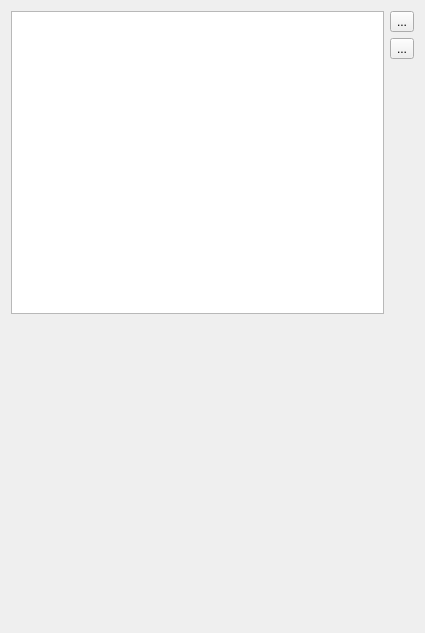
<?xml version="1.0" encoding="UTF-8"?>
<ui version="4.0">
 <class>QgsLightsWidget</class>
 <widget class="QWidget" name="QgsLightsWidget">
  <property name="geometry">
   <rect>
    <x>0</x>
    <y>0</y>
    <width>425</width>
    <height>633</height>
   </rect>
  </property>
  <property name="windowTitle">
   <string notr="true">Form</string>
  </property>
  <layout class="QVBoxLayout" name="verticalLayout">
   <item>
    <layout class="QHBoxLayout" name="horizontalLayout_2">
     <property name="topMargin">
      <number>0</number>
     </property>
     <item>
      <widget class="QListView" name="mLightsListView"/>
     </item>
     <item>
      <layout class="QVBoxLayout" name="verticalLayout_2">
       <property name="leftMargin">
        <number>0</number>
       </property>
       <item>
        <widget class="QToolButton" name="btnAddLight">
         <property name="text">
          <string>...</string>
         </property>
         <property name="popupMode">
          <enum>QToolButton::InstantPopup</enum>
         </property>
        </widget>
       </item>
       <item>
        <widget class="QToolButton" name="btnRemoveLight">
         <property name="text">
          <string>...</string>
         </property>
        </widget>
       </item>
       <item>
        <spacer name="verticalSpacer">
         <property name="orientation">
          <enum>Qt::Vertical</enum>
         </property>
         <property name="sizeHint" stdset="0">
          <size>
           <width>20</width>
           <height>40</height>
          </size>
         </property>
        </spacer>
       </item>
      </layout>
     </item>
    </layout>
   </item>
   <item>
    <widget class="QStackedWidget" name="mStackedWidget">
     <property name="currentIndex">
      <number>0</number>
     </property>
     <widget class="QWidget" name="page_2"/>
     <widget class="QWidget" name="mPagePointLight">
      <layout class="QGridLayout" name="gridLayout">
       <property name="leftMargin">
        <number>0</number>
       </property>
       <property name="topMargin">
        <number>0</number>
       </property>
       <property name="rightMargin">
        <number>0</number>
       </property>
       <property name="bottomMargin">
        <number>0</number>
       </property>
       <item row="3" column="0">
        <widget class="QLabel" name="label_3">
         <property name="text">
          <string>Z</string>
         </property>
        </widget>
       </item>
       <item row="0" column="1">
        <widget class="QgsDoubleSpinBox" name="spinPositionX">
         <property name="decimals">
          <number>1</number>
         </property>
         <property name="minimum">
          <double>-9999999.000000000000000</double>
         </property>
         <property name="maximum">
          <double>9999999.000000000000000</double>
         </property>
        </widget>
       </item>
       <item row="9" column="0">
        <widget class="QLabel" name="label_9">
         <property name="text">
          <string>&lt;html&gt;&lt;head/&gt;&lt;body&gt;&lt;p&gt;A&lt;span style=&quot; vertical-align:sub;&quot;&gt;2&lt;/span&gt;&lt;/p&gt;&lt;/body&gt;&lt;/html&gt;</string>
         </property>
        </widget>
       </item>
       <item row="5" column="1">
        <widget class="QgsDoubleSpinBox" name="spinIntensity">
         <property name="decimals">
          <number>2</number>
         </property>
         <property name="maximum">
          <double>999999.000000000000000</double>
         </property>
         <property name="singleStep">
          <double>0.100000000000000</double>
         </property>
        </widget>
       </item>
       <item row="7" column="0">
        <widget class="QLabel" name="label_7">
         <property name="text">
          <string>&lt;html&gt;&lt;head/&gt;&lt;body&gt;&lt;p&gt;A&lt;span style=&quot; vertical-align:sub;&quot;&gt;0&lt;/span&gt;&lt;/p&gt;&lt;/body&gt;&lt;/html&gt;</string>
         </property>
        </widget>
       </item>
       <item row="1" column="1" rowspan="2">
        <widget class="QgsDoubleSpinBox" name="spinPositionY">
         <property name="decimals">
          <number>1</number>
         </property>
         <property name="minimum">
          <double>-9999999.000000000000000</double>
         </property>
         <property name="maximum">
          <double>9999999.000000000000000</double>
         </property>
        </widget>
       </item>
       <item row="1" column="0" rowspan="2">
        <widget class="QLabel" name="label_2">
         <property name="text">
          <string>Y</string>
         </property>
        </widget>
       </item>
       <item row="3" column="1">
        <widget class="QgsDoubleSpinBox" name="spinPositionZ">
         <property name="decimals">
          <number>1</number>
         </property>
         <property name="minimum">
          <double>-9999999.000000000000000</double>
         </property>
         <property name="maximum">
          <double>9999999.000000000000000</double>
         </property>
        </widget>
       </item>
       <item row="4" column="1">
        <widget class="QgsColorButton" name="btnColor">
         <property name="sizePolicy">
          <sizepolicy hsizetype="Expanding" vsizetype="Fixed">
           <horstretch>0</horstretch>
           <verstretch>0</verstretch>
          </sizepolicy>
         </property>
         <property name="minimumSize">
          <size>
           <width>120</width>
           <height>0</height>
          </size>
         </property>
        </widget>
       </item>
       <item row="7" column="1">
        <widget class="QgsDoubleSpinBox" name="spinA0">
         <property name="maximum">
          <double>9.000000000000000</double>
         </property>
         <property name="singleStep">
          <double>0.100000000000000</double>
         </property>
        </widget>
       </item>
       <item row="8" column="1">
        <widget class="QgsDoubleSpinBox" name="spinA1">
         <property name="maximum">
          <double>9.000000000000000</double>
         </property>
         <property name="singleStep">
          <double>0.100000000000000</double>
         </property>
        </widget>
       </item>
       <item row="9" column="1">
        <widget class="QgsDoubleSpinBox" name="spinA2">
         <property name="maximum">
          <double>9.000000000000000</double>
         </property>
         <property name="singleStep">
          <double>0.100000000000000</double>
         </property>
        </widget>
       </item>
       <item row="5" column="0">
        <widget class="QLabel" name="label_4">
         <property name="text">
          <string>Intensity</string>
         </property>
        </widget>
       </item>
       <item row="8" column="0">
        <widget class="QLabel" name="label_8">
         <property name="text">
          <string>&lt;html&gt;&lt;head/&gt;&lt;body&gt;&lt;p&gt;A&lt;span style=&quot; vertical-align:sub;&quot;&gt;1&lt;/span&gt;&lt;/p&gt;&lt;/body&gt;&lt;/html&gt;</string>
         </property>
        </widget>
       </item>
       <item row="4" column="0">
        <widget class="QLabel" name="label_5">
         <property name="text">
          <string>Color</string>
         </property>
        </widget>
       </item>
       <item row="0" column="0">
        <widget class="QLabel" name="label">
         <property name="text">
          <string>X</string>
         </property>
        </widget>
       </item>
       <item row="6" column="0" colspan="2">
        <widget class="QLabel" name="label_6">
         <property name="text">
          <string>&lt;html&gt;&lt;head/&gt;&lt;body&gt;&lt;p&gt;Attenuation (A&lt;span style=&quot; vertical-align:sub;&quot;&gt;0&lt;/span&gt;+A&lt;span style=&quot; vertical-align:sub;&quot;&gt;1&lt;/span&gt;&amp;times;D+A&lt;span style=&quot; vertical-align:sub;&quot;&gt;2&lt;/span&gt;&amp;times;D&lt;span style=&quot; vertical-align:super;&quot;&gt;2&lt;/span&gt;)&lt;/p&gt;&lt;/body&gt;&lt;/html&gt;</string>
         </property>
        </widget>
       </item>
      </layout>
     </widget>
     <widget class="QWidget" name="mPageDirectionalLight">
      <layout class="QGridLayout" name="gridLayout_3">
       <property name="leftMargin">
        <number>0</number>
       </property>
       <property name="topMargin">
        <number>0</number>
       </property>
       <property name="rightMargin">
        <number>0</number>
       </property>
       <property name="bottomMargin">
        <number>0</number>
       </property>
       <item row="7" column="0">
        <widget class="QLabel" name="label_14">
         <property name="text">
          <string>Intensity</string>
         </property>
        </widget>
       </item>
       <item row="1" column="0" colspan="2">
        <layout class="QHBoxLayout" name="directionLightLayout">
         <property name="topMargin">
          <number>11</number>
         </property>
         <item>
          <spacer name="horizontalSpacer_2">
           <property name="orientation">
            <enum>Qt::Horizontal</enum>
           </property>
           <property name="sizeHint" stdset="0">
            <size>
             <width>40</width>
             <height>20</height>
            </size>
           </property>
          </spacer>
         </item>
         <item>
          <widget class="QLabel" name="label_12">
           <property name="text">
            <string>Azimuth</string>
           </property>
          </widget>
         </item>
         <item>
          <widget class="QDoubleSpinBox" name="spinBoxAzimuth">
           <property name="suffix">
            <string>°</string>
           </property>
           <property name="maximum">
            <double>360.000000000000000</double>
           </property>
          </widget>
         </item>
         <item>
          <widget class="QWidget" name="directionCmpassWidget" native="true"/>
         </item>
         <item>
          <widget class="QDial" name="dialAzimuth">
           <property name="minimum">
            <number>0</number>
           </property>
           <property name="value">
            <number>0</number>
           </property>
           <property name="sliderPosition">
            <number>0</number>
           </property>
           <property name="wrapping">
            <bool>true</bool>
           </property>
           <property name="notchTarget">
            <double>10.000000000000000</double>
           </property>
           <property name="notchesVisible">
            <bool>true</bool>
           </property>
          </widget>
         </item>
         <item>
          <widget class="QLabel" name="altitudeSpinBox">
           <property name="text">
            <string>Altitude</string>
           </property>
          </widget>
         </item>
         <item>
          <widget class="QDoubleSpinBox" name="spinBoxAltitude">
           <property name="suffix">
            <string>°</string>
           </property>
           <property name="minimum">
            <double>-90.000000000000000</double>
           </property>
           <property name="maximum">
            <double>90.000000000000000</double>
           </property>
          </widget>
         </item>
         <item>
          <widget class="QSlider" name="sliderAltitude">
           <property name="minimum">
            <number>0</number>
           </property>
           <property name="maximum">
            <number>90</number>
           </property>
           <property name="tracking">
            <bool>true</bool>
           </property>
           <property name="orientation">
            <enum>Qt::Vertical</enum>
           </property>
           <property name="tickPosition">
            <enum>QSlider::NoTicks</enum>
           </property>
           <property name="tickInterval">
            <number>2</number>
           </property>
          </widget>
         </item>
         <item>
          <spacer name="horizontalSpacer">
           <property name="orientation">
            <enum>Qt::Horizontal</enum>
           </property>
           <property name="sizeHint" stdset="0">
            <size>
             <width>40</width>
             <height>20</height>
            </size>
           </property>
          </spacer>
         </item>
        </layout>
       </item>
       <item row="7" column="1">
        <widget class="QgsDoubleSpinBox" name="spinDirectionalIntensity">
         <property name="decimals">
          <number>2</number>
         </property>
         <property name="maximum">
          <double>999999.000000000000000</double>
         </property>
         <property name="singleStep">
          <double>0.100000000000000</double>
         </property>
        </widget>
       </item>
       <item row="6" column="0">
        <widget class="QLabel" name="label_16">
         <property name="text">
          <string>Color</string>
         </property>
        </widget>
       </item>
       <item row="6" column="1">
        <widget class="QgsColorButton" name="btnDirectionalColor">
         <property name="sizePolicy">
          <sizepolicy hsizetype="Expanding" vsizetype="Fixed">
           <horstretch>0</horstretch>
           <verstretch>0</verstretch>
          </sizepolicy>
         </property>
         <property name="minimumSize">
          <size>
           <width>120</width>
           <height>0</height>
          </size>
         </property>
        </widget>
       </item>
       <item row="0" column="0" colspan="2">
        <widget class="QLabel" name="label_11">
         <property name="text">
          <string>Light Direction</string>
         </property>
        </widget>
       </item>
       <item row="2" column="1">
        <layout class="QGridLayout" name="gridLayout_5">
         <property name="topMargin">
          <number>0</number>
         </property>
         <item row="0" column="2">
          <widget class="QLabel" name="label_13">
           <property name="text">
            <string>Y</string>
           </property>
          </widget>
         </item>
         <item row="0" column="3">
          <widget class="QLabel" name="labelY">
           <property name="text">
            <string>--</string>
           </property>
          </widget>
         </item>
         <item row="0" column="4">
          <widget class="QLabel" name="label_10">
           <property name="text">
            <string>Z</string>
           </property>
          </widget>
         </item>
         <item row="0" column="0">
          <widget class="QLabel" name="label_17">
           <property name="text">
            <string>X</string>
           </property>
          </widget>
         </item>
         <item row="0" column="1">
          <widget class="QLabel" name="labelX">
           <property name="text">
            <string>--</string>
           </property>
          </widget>
         </item>
         <item row="0" column="5">
          <widget class="QLabel" name="labelZ">
           <property name="text">
            <string>--</string>
           </property>
          </widget>
         </item>
        </layout>
       </item>
      </layout>
     </widget>
     <widget class="QWidget" name="mPagePointLightsFromLayer">
      <layout class="QGridLayout" name="gridLayout_2">
       <item row="8" column="1">
        <spacer name="verticalSpacer_2">
         <property name="orientation">
          <enum>Qt::Vertical</enum>
         </property>
         <property name="sizeHint" stdset="0">
          <size>
           <width>20</width>
           <height>40</height>
          </size>
         </property>
        </spacer>
       </item>
       <item row="4" column="0" colspan="2">
        <widget class="QLabel" name="label_18">
         <property name="text">
          <string>&lt;html&gt;&lt;head/&gt;&lt;body&gt;&lt;p&gt;Attenuation (A&lt;span style=&quot; vertical-align:sub;&quot;&gt;0&lt;/span&gt;+A&lt;span style=&quot; vertical-align:sub;&quot;&gt;1&lt;/span&gt;&amp;times;D+A&lt;span style=&quot; vertical-align:sub;&quot;&gt;2&lt;/span&gt;&amp;times;D&lt;span style=&quot; vertical-align:super;&quot;&gt;2&lt;/span&gt;)&lt;/p&gt;&lt;/body&gt;&lt;/html&gt;</string>
         </property>
        </widget>
       </item>
       <item row="7" column="0">
        <widget class="QLabel" name="label_20">
         <property name="text">
          <string>&lt;html&gt;&lt;head/&gt;&lt;body&gt;&lt;p&gt;A&lt;span style=&quot; vertical-align:sub;&quot;&gt;2&lt;/span&gt;&lt;/p&gt;&lt;/body&gt;&lt;/html&gt;</string>
         </property>
        </widget>
       </item>
       <item row="5" column="1">
        <widget class="QgsDoubleSpinBox" name="spinA0FromLayer">
         <property name="maximum">
          <double>9.000000000000000</double>
         </property>
         <property name="singleStep">
          <double>0.100000000000000</double>
         </property>
        </widget>
       </item>
       <item row="1" column="1">
        <widget class="QgsMapLayerComboBox" name="mComboPointLightLayer"/>
       </item>
       <item row="1" column="0">
        <widget class="QLabel" name="label_23">
         <property name="text">
          <string>Layer</string>
         </property>
        </widget>
       </item>
       <item row="6" column="1">
        <widget class="QgsDoubleSpinBox" name="spinA1FromLayer">
         <property name="maximum">
          <double>9.000000000000000</double>
         </property>
         <property name="singleStep">
          <double>0.100000000000000</double>
         </property>
        </widget>
       </item>
       <item row="2" column="0">
        <widget class="QLabel" name="label_22">
         <property name="text">
          <string>Color</string>
         </property>
        </widget>
       </item>
       <item row="3" column="0">
        <widget class="QLabel" name="label_19">
         <property name="text">
          <string>Intensity</string>
         </property>
        </widget>
       </item>
       <item row="2" column="2">
        <widget class="QgsPropertyOverrideButton" name="mColorDDBtn">
         <property name="text">
          <string>…</string>
         </property>
        </widget>
       </item>
       <item row="3" column="1">
        <widget class="QgsDoubleSpinBox" name="spinIntensityFromLayer">
         <property name="decimals">
          <number>2</number>
         </property>
         <property name="maximum">
          <double>999999.000000000000000</double>
         </property>
         <property name="singleStep">
          <double>0.100000000000000</double>
         </property>
        </widget>
       </item>
       <item row="2" column="1">
        <widget class="QgsColorButton" name="btnColorFromLayer">
         <property name="sizePolicy">
          <sizepolicy hsizetype="Expanding" vsizetype="Fixed">
           <horstretch>0</horstretch>
           <verstretch>0</verstretch>
          </sizepolicy>
         </property>
         <property name="minimumSize">
          <size>
           <width>120</width>
           <height>0</height>
          </size>
         </property>
        </widget>
       </item>
       <item row="6" column="0">
        <widget class="QLabel" name="label_21">
         <property name="text">
          <string>&lt;html&gt;&lt;head/&gt;&lt;body&gt;&lt;p&gt;A&lt;span style=&quot; vertical-align:sub;&quot;&gt;1&lt;/span&gt;&lt;/p&gt;&lt;/body&gt;&lt;/html&gt;</string>
         </property>
        </widget>
       </item>
       <item row="5" column="0">
        <widget class="QLabel" name="label_15">
         <property name="text">
          <string>&lt;html&gt;&lt;head/&gt;&lt;body&gt;&lt;p&gt;A&lt;span style=&quot; vertical-align:sub;&quot;&gt;0&lt;/span&gt;&lt;/p&gt;&lt;/body&gt;&lt;/html&gt;</string>
         </property>
        </widget>
       </item>
       <item row="7" column="1">
        <widget class="QgsDoubleSpinBox" name="spinA2FromLayer">
         <property name="maximum">
          <double>9.000000000000000</double>
         </property>
         <property name="singleStep">
          <double>0.100000000000000</double>
         </property>
        </widget>
       </item>
       <item row="3" column="2">
        <widget class="QgsPropertyOverrideButton" name="mIntensityDDBtn">
         <property name="text">
          <string>…</string>
         </property>
        </widget>
       </item>
      </layout>
     </widget>
    </widget>
   </item>
  </layout>
 </widget>
 <customwidgets>
  <customwidget>
   <class>QgsDoubleSpinBox</class>
   <extends>QDoubleSpinBox</extends>
   <header>qgsdoublespinbox.h</header>
  </customwidget>
  <customwidget>
   <class>QgsColorButton</class>
   <extends>QToolButton</extends>
   <header>qgscolorbutton.h</header>
   <container>1</container>
  </customwidget>
  <customwidget>
   <class>QgsPropertyOverrideButton</class>
   <extends>QToolButton</extends>
   <header>qgspropertyoverridebutton.h</header>
  </customwidget>
  <customwidget>
   <class>QgsMapLayerComboBox</class>
   <extends>QComboBox</extends>
   <header>qgsmaplayercombobox.h</header>
  </customwidget>
 </customwidgets>
 <tabstops>
  <tabstop>mLightsListView</tabstop>
  <tabstop>btnAddLight</tabstop>
  <tabstop>btnRemoveLight</tabstop>
  <tabstop>spinPositionX</tabstop>
  <tabstop>spinPositionY</tabstop>
  <tabstop>spinPositionZ</tabstop>
  <tabstop>btnColor</tabstop>
  <tabstop>spinIntensity</tabstop>
  <tabstop>spinA0</tabstop>
  <tabstop>spinA1</tabstop>
  <tabstop>spinA2</tabstop>
  <tabstop>dialAzimuth</tabstop>
  <tabstop>spinBoxAzimuth</tabstop>
  <tabstop>spinBoxAltitude</tabstop>
  <tabstop>sliderAltitude</tabstop>
  <tabstop>btnDirectionalColor</tabstop>
  <tabstop>spinDirectionalIntensity</tabstop>
 </tabstops>
 <resources/>
 <connections/>
</ui>
